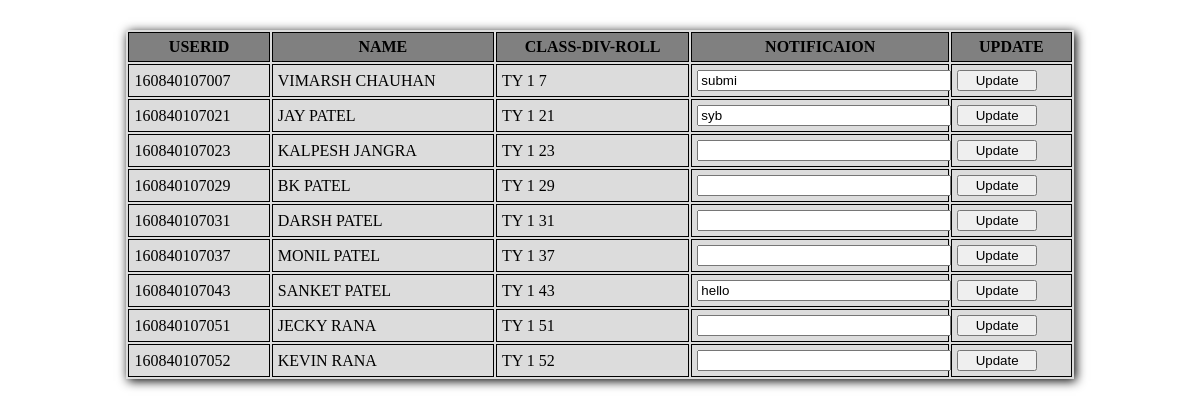
/add_notifications.php, run on the app's committed database.
### tables this page shows
CREATE TABLE `profile` (
  `UserId` varchar(15) NOT NULL,
  `Fname` text NOT NULL,
  `Lname` text NOT NULL,
  `RegNo` int(5) NOT NULL,
  `Class` varchar(2) NOT NULL,
  `Division` int(1) NOT NULL,
  `RollNo` int(2) NOT NULL,
  `MobNo` bigint(10) NOT NULL,
  `Addr` varchar(50) NOT NULL,
  `Pass` varchar(32) NOT NULL DEFAULT 'jecky',
  `S1` int(2) NOT NULL DEFAULT '0',
  `S1t` int(2) NOT NULL DEFAULT '0',
  `S2` int(2) NOT NULL DEFAULT '0',
  `S2t` int(2) NOT NULL DEFAULT '0',
  `S3` int(2) NOT NULL DEFAULT '0',
  `S3t` int(2) NOT NULL DEFAULT '0',
  `S4` int(2) NOT NULL DEFAULT '0',
  `S4t` int(2) NOT NULL DEFAULT '0',
  `S5` int(2) DEFAULT '0',
  `S5t` int(2) NOT NULL DEFAULT '0',
  `Attended` int(2) AS (S1+S2+S3+S4+S5) VIRTUAL,
  `Total` int(2) AS (S1t+S2t+S3t+S4t+S5t) VIRTUAL,
  `Percent` decimal(4,2) AS ((S1+S2+S3+S4+S5)*100/(S1t+S2t+S3t+S4t+S5t)) VIRTUAL,
  `Notifications` varchar(150) DEFAULT NULL
);

### add_notifications.php (the view, shortened to what this page needs)
<!DOCTYPE html>
<html lang="en">
<head>
	<link rel="stylesheet" href="Addons/attendance.css">
    <link rel="stylesheet" href="Addons/addattendance.css">
</head>
<body>
	<?php
		fetch();
		function fetch() {
			$user = 'root';
			$pass = '';
			$db = 'students';
			$conn = new mysqli('localhost', $user, $pass, $db) or die("Unable to connect to server".$db);
			$get_all = "select * from profile order by Division, RollNo";
			$data = mysqli_query($conn, $get_all) or die("No records found.");
			echo "<div class=\"table\"><table><tr><th>UserId</th><th>Name</th><th>Class-Div-Roll</th><th>Notificaion</th><th>Update</th></tr>";
			while($row = mysqli_fetch_assoc($data)) {
				echo
	                "<tr><form action='home.php?page=notifications.php&UserId=".$row['UserId']."' method=POST>
	                <td>".$row["UserId"]."</td>
	                <td>".$row["Fname"]." ".$row["Lname"]."</td>
	                <td>".$row["Class"]." ".$row["Division"]." ".$row["RollNo"]."</td>
	                <td><input type='text' name='".$row['UserId']."Notifications' style='width:100%;' value='".$row['Notifications']."'></td>
	            	<td><input type='submit' name='".$row['UserId']."submit' value='Update' style='width:80px'></td>
	                </form></tr>";
			}
			echo "</table></div>";
		}
	?>
</body>
</html>

### Addons/attendance.css (style rules this page uses)
.table table { width:80%; margin-right: auto; margin-left: auto; margin-top: 30px; margin-bottom: 30px; box-shadow:2px 2px 10px black; background-color:#DCDCDC; }
.table th { background-color:#808080; }
.table td,.table th { border:1px solid black; padding:5px; text-transform: uppercase; }

### Addons/addattendance.css (style rules this page uses)
::placeholder { color:black; }
input { width: 35px; }

### data on the page
profile: UserId "160840107007", Fname "VIMARSH", Lname "CHAUHAN", Class "TY", Division "1", RollNo "7", Notifications "submi"
profile: UserId "160840107021", Fname "JAY", Lname "PATEL", Class "TY", Division "1", RollNo "21", Notifications "syb"
profile: UserId "160840107023", Fname "KALPESH", Lname "JANGRA", Class "TY", Division "1", RollNo "23"
profile: UserId "160840107029", Fname "BK", Lname "PATEL", Class "TY", Division "1", RollNo "29"
profile: UserId "160840107031", Fname "DARSH", Lname "PATEL", Class "TY", Division "1", RollNo "31"
profile: UserId "160840107037", Fname "MONIL", Lname "PATEL", Class "TY", Division "1", RollNo "37"
profile: UserId "160840107043", Fname "SANKET", Lname "PATEL", Class "TY", Division "1", RollNo "43", Notifications "hello"
profile: UserId "160840107051", Fname "JECKY", Lname "RANA", Class "TY", Division "1", RollNo "51"
profile: UserId "160840107052", Fname "KEVIN", Lname "RANA", Class "TY", Division "1", RollNo "52"
